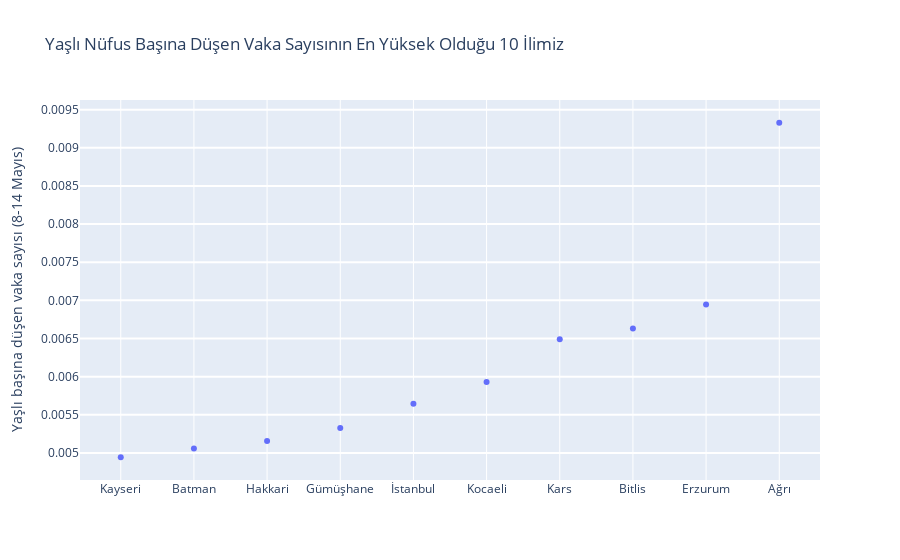

Notebook code cell kept with this figure:
### Markdown cell above
### Yaşlı Nüfusu Başına Düşen Vaka Sayısı hakkında görselleştirme

### Code cell
import plotly.graph_objects as go

veri_paleti_v3 = veri_paleti.sort_values('YasliBasinaDusenVakaSayisi')
veri_paleti_v3 = veri_paleti_v3[71:81]

fig = go.FigureWidget([go.Scatter(x=veri_paleti_v3.index, y=veri_paleti_v3['YasliBasinaDusenVakaSayisi'], mode='markers')])

fig.update_layout(
    title='Yaşlı Nüfus Başına Düşen Vaka Sayısının En Yüksek Olduğu 10 İlimiz',
    yaxis=dict(
        title='Yaşlı başına düşen vaka sayısı (8-14 Mayıs)',
        gridcolor='white',
        gridwidth=2,
    ) 
)

fig.show()

### Figure 1 — Plotly figure (JSON) as saved in the notebook; plotly's stock layout.template omitted (floating-point values rounded to 4 significant figures)
{"data": [{"mode": "markers", "type": "scatter", "uid": "c66ee3ec-ec63-4cc8-8ab1-ba850f268030", "x": ["Kayseri", "Batman", "Hakkari", "Gümüşhane", "İstanbul", "Kocaeli", "Kars", "Bitlis", "Erzurum", "Ağrı"], "y": [0.004943, 0.005059, 0.005157, 0.005325, 0.005644, 0.00593, 0.006489, 0.00663, 0.006945, 0.009329]}], "layout": {"title": {"text": "Yaşlı Nüfus Başına Düşen Vaka Sayısının En Yüksek Olduğu 10 İlimiz"}, "yaxis": {"gridcolor": "white", "gridwidth": 2, "title": {"text": "Yaşlı başına düşen vaka sayısı (8-14 Mayıs)"}}}}
